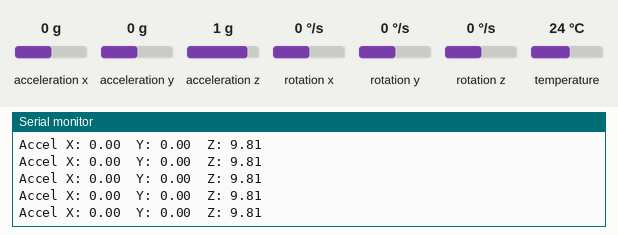
The sketch below on a simulated Arduino Uno, built with avr-gcc and run on an emulated ATmega328P. On the bench: the last lines printed to the serial monitor. The inputs (shaded band) are chosen by the test bench; at power-on: acceleration x 0 g, acceleration y 0 g, acceleration z 1 g, rotation x 0 °/s, rotation y 0 °/s, rotation z 0 °/s, temperature 24 °C.

Above: at 1.2 s.
1.3 s: acceleration x set to -1.4 g
At 1.71 s:
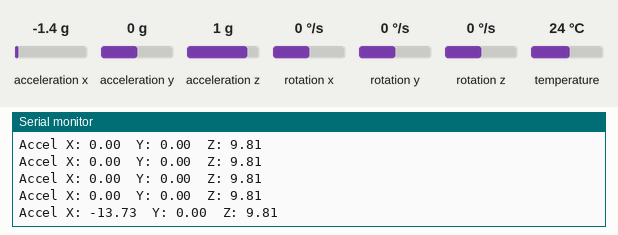
2.8 s: acceleration y set to -1.4 g
At 2.97 s:
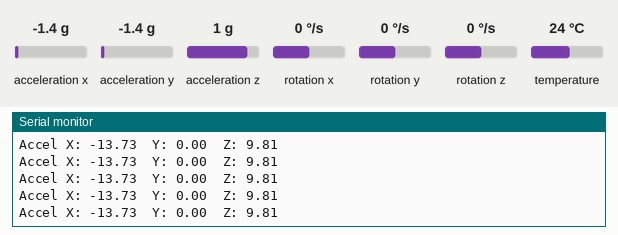
4.3 s: acceleration z set to -1.4 g
At 4.5 s:
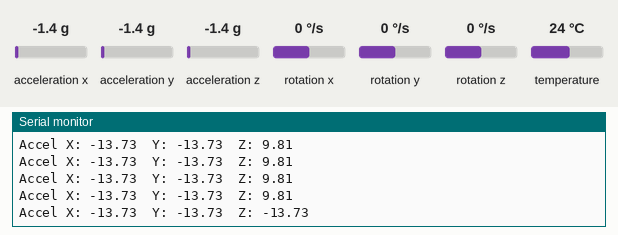

Measured:
- after the input at 1.3 s, the serial monitor: prints a new line after 0.22 s (image 1)
- after the input at 4.3 s, the serial monitor: prints a new line at once (image 3)

The sketch:

imu_reader.ino
```cpp
#include <Adafruit_MPU6050.h>
#include <Adafruit_Sensor.h>
#include <Wire.h>

Adafruit_MPU6050 mpu;

void setup() {
  Serial.begin(115200);

  if (!mpu.begin()) {
    Serial.println("MPU6050 not found");
    while (1) {
      delay(10);
    }
  }

  Serial.println("MPU6050 connected!");
}

void loop() {
  sensors_event_t acceleration;
  sensors_event_t gyroscope;
  sensors_event_t temperature;

  mpu.getEvent(&acceleration, &gyroscope, &temperature);

  Serial.print("Accel X: ");
  Serial.print(acceleration.acceleration.x);

  Serial.print("  Y: ");
  Serial.print(acceleration.acceleration.y);

  Serial.print("  Z: ");
  Serial.println(acceleration.acceleration.z);

  delay(250);
}
```
